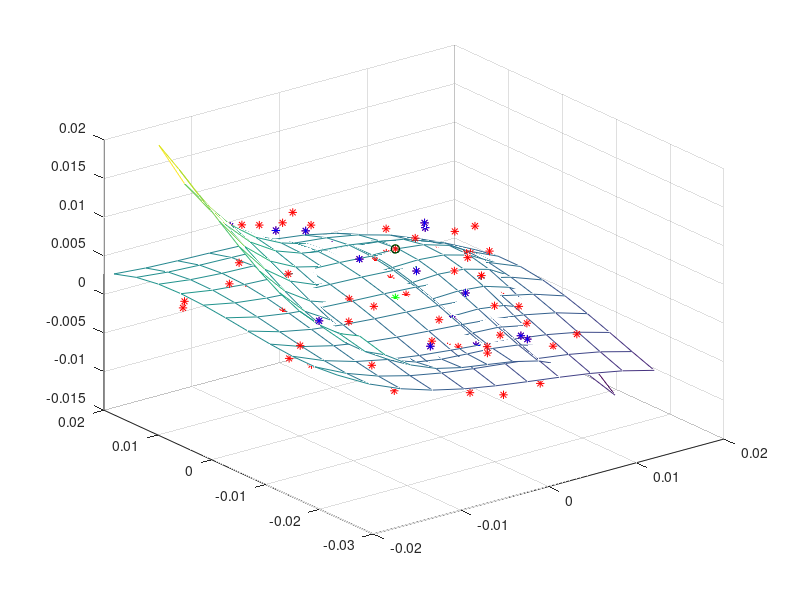

Write the MATLAB code that produced this figure.
% surfC.m










hold off;




ox = -0.0002775091987153866;
oy = -0.001993831373138494;
oz = 0.006876112162456427;

countX = 11;
countY = 11;
x = [-0.0189164272878804,-0.015300521503804643,-0.011684615719728886,-0.00806870993565313,-0.004452804151577372,-0.0008368983675016151,0.0027790074165741398,0.006394913200649898,0.010010818984725656,0.013626724768801411,0.01724263055287717,-0.0189164272878804,-0.015300521503804643,-0.011684615719728886,-0.00806870993565313,-0.004452804151577372,-0.0008368983675016151,0.0027790074165741398,0.006394913200649898,0.010010818984725656,0.013626724768801411,0.01724263055287717,-0.0189164272878804,-0.015300521503804643,-0.011684615719728886,-0.00806870993565313,-0.004452804151577372,-0.0008368983675016151,0.0027790074165741398,0.006394913200649898,0.010010818984725656,0.013626724768801411,0.01724263055287717,-0.0189164272878804,-0.015300521503804643,-0.011684615719728886,-0.00806870993565313,-0.004452804151577372,-0.0008368983675016151,0.0027790074165741398,0.006394913200649898,0.010010818984725656,0.013626724768801411,0.01724263055287717,-0.0189164272878804,-0.015300521503804643,-0.011684615719728886,-0.00806870993565313,-0.004452804151577372,-0.0008368983675016151,0.0027790074165741398,0.006394913200649898,0.010010818984725656,0.013626724768801411,0.01724263055287717,-0.0189164272878804,-0.015300521503804643,-0.011684615719728886,-0.00806870993565313,-0.004452804151577372,-0.0008368983675016151,0.0027790074165741398,0.006394913200649898,0.010010818984725656,0.013626724768801411,0.01724263055287717,-0.0189164272878804,-0.015300521503804643,-0.011684615719728886,-0.00806870993565313,-0.004452804151577372,-0.0008368983675016151,0.0027790074165741398,0.006394913200649898,0.010010818984725656,0.013626724768801411,0.01724263055287717,-0.0189164272878804,-0.015300521503804643,-0.011684615719728886,-0.00806870993565313,-0.004452804151577372,-0.0008368983675016151,0.0027790074165741398,0.006394913200649898,0.010010818984725656,0.013626724768801411,0.01724263055287717,-0.0189164272878804,-0.015300521503804643,-0.011684615719728886,-0.00806870993565313,-0.004452804151577372,-0.0008368983675016151,0.0027790074165741398,0.006394913200649898,0.010010818984725656,0.013626724768801411,0.01724263055287717,-0.0189164272878804,-0.015300521503804643,-0.011684615719728886,-0.00806870993565313,-0.004452804151577372,-0.0008368983675016151,0.0027790074165741398,0.006394913200649898,0.010010818984725656,0.013626724768801411,0.01724263055287717,-0.0189164272878804,-0.015300521503804643,-0.011684615719728886,-0.00806870993565313,-0.004452804151577372,-0.0008368983675016151,0.0027790074165741398,0.006394913200649898,0.010010818984725656,0.013626724768801411,0.01724263055287717];
y = [-0.021543126662799145,-0.021543126662799145,-0.021543126662799145,-0.021543126662799145,-0.021543126662799145,-0.021543126662799145,-0.021543126662799145,-0.021543126662799145,-0.021543126662799145,-0.021543126662799145,-0.021543126662799145,-0.01739928829300698,-0.01739928829300698,-0.01739928829300698,-0.01739928829300698,-0.01739928829300698,-0.01739928829300698,-0.01739928829300698,-0.01739928829300698,-0.01739928829300698,-0.01739928829300698,-0.01739928829300698,-0.013255449923214813,-0.013255449923214813,-0.013255449923214813,-0.013255449923214813,-0.013255449923214813,-0.013255449923214813,-0.013255449923214813,-0.013255449923214813,-0.013255449923214813,-0.013255449923214813,-0.013255449923214813,-0.009111611553422647,-0.009111611553422647,-0.009111611553422647,-0.009111611553422647,-0.009111611553422647,-0.009111611553422647,-0.009111611553422647,-0.009111611553422647,-0.009111611553422647,-0.009111611553422647,-0.009111611553422647,-0.004967773183630481,-0.004967773183630481,-0.004967773183630481,-0.004967773183630481,-0.004967773183630481,-0.004967773183630481,-0.004967773183630481,-0.004967773183630481,-0.004967773183630481,-0.004967773183630481,-0.004967773183630481,-0.0008239348138383146,-0.0008239348138383146,-0.0008239348138383146,-0.0008239348138383146,-0.0008239348138383146,-0.0008239348138383146,-0.0008239348138383146,-0.0008239348138383146,-0.0008239348138383146,-0.0008239348138383146,-0.0008239348138383146,0.0033199035559538514,0.0033199035559538514,0.0033199035559538514,0.0033199035559538514,0.0033199035559538514,0.0033199035559538514,0.0033199035559538514,0.0033199035559538514,0.0033199035559538514,0.0033199035559538514,0.0033199035559538514,0.007463741925746014,0.007463741925746014,0.007463741925746014,0.007463741925746014,0.007463741925746014,0.007463741925746014,0.007463741925746014,0.007463741925746014,0.007463741925746014,0.007463741925746014,0.007463741925746014,0.011607580295538183,0.011607580295538183,0.011607580295538183,0.011607580295538183,0.011607580295538183,0.011607580295538183,0.011607580295538183,0.011607580295538183,0.011607580295538183,0.011607580295538183,0.011607580295538183,0.01575141866533035,0.01575141866533035,0.01575141866533035,0.01575141866533035,0.01575141866533035,0.01575141866533035,0.01575141866533035,0.01575141866533035,0.01575141866533035,0.01575141866533035,0.01575141866533035,0.019895257035122516,0.019895257035122516,0.019895257035122516,0.019895257035122516,0.019895257035122516,0.019895257035122516,0.019895257035122516,0.019895257035122516,0.019895257035122516,0.019895257035122516,0.019895257035122516];
z = [0.002547380467833176,0.0002765321744658616,-0.0014531272384252598,-0.0027429347161504426,-0.003694227204019948,-0.0044083416473440235,-0.00498661499143293,-0.00553038418159692,-0.006140986163146254,-0.0069197578813911835,-0.007968036281641964,0.0022807611993530263,0.00031680703639088705,-0.0011437629389636542,-0.0022022856720208543,-0.0029600981080909685,-0.0035185371924842507,-0.0039789398705109575,-0.004442643087481346,-0.00501098378870567,-0.005785298919494187,-0.0068669254251571485,0.0023158461944571603,0.0006334492063285154,-0.0005833682870611263,-0.0014359432310220223,-0.0020256125708644265,-0.0024537132518985955,-0.002821582219434784,-0.0032305564187832484,-0.003781972795254244,-0.004577168294158028,-0.005717479860804855,0.0025600854963593695,0.0011339087274925392,0.0001355067604961163,-0.0005364573499401551,-0.000983320549126531,-0.001306419782373266,-0.001607091994990617,-0.001986674132288838,-0.002546503139578187,-0.0033879159621689175,-0.004612249545371288,0.002920929148273447,0.001725635643096751,0.0009203122469218671,0.0004036220144385397,0.00007422800033651228,-0.00016920674069446982,-0.0004280191539646625,-0.0008035461847843219,-0.0013971247784637037,-0.0023100918803130623,-0.003643784435642655,0.0033058271934131847,0.002316079996354943,0.0016784982154299175,0.001291744905327853,0.0010544831207384938,0.0008653759163515847,0.0006230863468568695,0.00022627746694409216,-0.0004263876686970026,-0.0014362460053766696,-0.002904634488405166,0.003622229674992375,0.0028126918304809067,0.0023175147092340596,0.0020353613659415785,0.0018648948552932069,0.0017047782319786898,0.001453674550687772,0.0010102468661101966,0.00027315823293570806,-0.0008589282941459477,-0.0024873496604450283,0.0037775866362248097,0.0031229211886884345,0.002744811771548086,0.002541921439493507,0.002412913247214443,0.0022564502494006374,0.0019711955007418363,0.0014558120559277827,0.0006089629696482207,-0.0006706887034071041,-0.002484479908548449,0.0036793481203242816,0.0031542181141913195,0.002867839445585788,0.002718875169197432,0.0026059883397159945,0.0024278420118312213,0.002083099240232856,0.0014704230796106438,0.0004884765846543276,-0.0009640771899463464,-0.0029885751895016373,0.0032349641705045843,0.002814032650203354,0.0025940477745609583,0.0024736725982671447,0.0023515701760116556,0.002126403562484233,0.0016968358123746244,0.0009615299803725715,-0.00018085087883217867,-0.0018316437105498832,-0.004092185460090798,0.002351884829979505,0.002009814839938328,0.0018308868016873904,0.0017137637699164376,0.001557108799315214,0.001259584944573463,0.0007198552603809301,-0.0001634171985726426,-0.0014915693775975083,-0.003365938222003921,-0.005887860677102142];
px = [-0.0002775091987153866,0.0031579326864332735,0.0010286125131469537,-0.0034127584783634757,-0.004693658196831818,0.0016675288578815173,0.006003558641036799,0.0006858750170300465,-0.002346228004815265,-0.00021598268465067294,-0.0021826360785310306,-0.004102122258812013,-0.0005218966693676386,0.006033110682530984,0.005155416208990182,0.0009688619617934102,0.004036449190587321,0.004910523595372307,-0.00016578328563504607,-0.006869283960181438,-0.0074719512103158525,0.00111422470658884,0.002586149810726135,0.002757233630636624,-0.00672868264471993,-0.011006717432023416,0.007744498508418629,0.009526868821219225,0.009322248433498381,0.0075403131764378295,-0.0086424794721488,-0.009022051051324143,-0.009022906667851383,0.004626609011956606,-0.00265082231788466,0.00888086188122661,0.0045019390812545135,0.009457377530680988,-0.007160748436992159,0.0045690063885943655,-0.011993067985415218,-0.0024822380970263014,0.010145617961201392,-0.0005267214289686462,-0.005130836629915092,0.00817205019425099,0.00014730078657482215,0.009767367268988414,0.006235073711300054,0.0020492604375164647,-0.012184492407000536,-0.013574662073340904,0.004977439140651629,-0.011958057622489915,-0.012217108988243242,-0.00432629742945978,-0.014071350452357245,0.010198848476352829,0.011970859246739907,0.012063227511980301,-0.004462820613594154,0.0021465420011345104,-0.009726680137042365,0.007700899206340872,-0.009929945182596989,-0.015329850426802738,-0.005282815959248233,-0.007257740400397006,-0.014412262118292496,0.008092633896335077,0.006059685842877194,0.0023068367399241563,-0.003394040871557147,-0.00578820382893136,0.009885515258224842,-0.0017795568522323002,-0.00237723274830387,0.006499467215779209,0.0007142496137353405,-0.01435598225346807,0.013703847131426306,-0.007038195307619288,-0.0189164272878804,0.0033851780913595197,0.014724549057100633,0.008833970188849016,0.015357780202767124,-0.007595271286385152,-0.016823452896502444,-0.004431624409324653,0.009585313370643278,-0.007961499509968883,-0.004233607001091044,-0.011912870814174803,0.009213846426203154,0.01594500717528108,-0.00027317489717271215,-0.0014949744078240346,-0.009639263832136424,0.014583889440130893,0.009981488617617107,0.008705641263555053,0.01724263055287717,-0.0030947570668820035,0.011713545061273978,-0.016646935922431938,-0.01786832549433337,-0.018559463512836216,0.016573051426812868,0.0014572053631292659,0.002447417599960422,-0.0032154965560879933,-0.01634319960336228,-0.002105529870604639,0.004137362164310376,0.013535482196175508,0.004846355711625228,0.00004891138365376024,0.005124844492794822,0.010654860468943816];
py = [-0.001993831373138494,-0.000313372094800507,-0.0018509933670126655,-0.0031037700532551837,-0.0006216418223960185,0.002103348316009779,-0.002723614117721457,-0.003538125437322487,0.0014723665937926012,0.003139333134684813,-0.002119712897399567,0.0015622914124064913,-0.005114688177947108,-0.004746974636225948,0.0031394946564900494,-0.00807322140407507,0.004048967155448169,-0.002773632405809856,-0.006564292411347317,0.0012725292221381357,-0.005060595207263041,0.006955364535091768,0.00646556917900401,-0.007625936298568586,-0.004253212476110241,0.00043539742486081723,0.005656396459444962,0.0005607073494272308,-0.0023464027947680266,-0.004283382012149783,0.0024099349093733846,-0.0052554222619445035,0.0033993562330645044,0.007681133711189059,0.009800419560203971,0.0034008982897793805,0.007949651042040401,-0.0017056937365231561,0.005789439181582062,-0.012519624938565954,-0.00006542277031293398,0.011078035605346509,-0.004641995113346203,-0.012095071690417292,0.01030639514770898,-0.011171395322646188,-0.012963213466906293,0.006831046010968039,0.009081203151500183,-0.013169597308524628,0.004069624483253237,-0.0006537672201052391,-0.012899240533914308,0.006763139973856358,0.007583967778804046,-0.01537565015896425,-0.00424005621090931,-0.005537985029965303,0.004753018082272242,-0.0031777655478338884,0.013385424102949406,-0.015082402893759755,0.011122848214559666,-0.013423062346620135,-0.012005319003454112,0.001462538278621417,-0.016645500696514437,-0.012591366822072791,-0.010845849117263606,0.010883126079941546,-0.014983187180771101,0.013970195429621857,0.01374789492690598,0.01430155146309861,0.01087795493676652,0.014307621442789714,0.015534336027884094,-0.01546602510392775,-0.017471489497068338,-0.009351979844447189,0.006839841327946405,0.01377923891281349,-0.0015249603963884417,-0.016862967489716912,0.005765545831159985,0.010722425209187869,0.0009740211212349581,0.014981739841479852,-0.011265160714302974,-0.017347996131194615,-0.013117730774794334,0.01618234408489813,-0.018183218448851818,-0.0165732055198754,-0.015810467620370888,0.006951007103757928,-0.01836102447076743,-0.01784132752206702,-0.017043141437246584,0.011177665754157767,-0.012211905097844894,0.015139872519415093,-0.0013166749706460812,0.01815067523811764,-0.016166504061997045,0.01050995917787037,0.008798532876890836,-0.012037868654596912,0.01067379203076596,0.019895257035122516,0.018844348204886813,0.018991397956293343,0.0128803609170339,0.01948029871717516,0.018891193548921992,0.014967990218218069,-0.020549789861771445,-0.021543126662799145,0.01876622178321083,0.01753630372590137];
pz = [0.006876112162456427,0.0024196012926203103,0.0005024475990555999,0.0007545016668872861,0.0013233950504784042,0.0011817340485387184,0.0023308655832520175,-0.0010229256435737577,-0.00023063935033484917,0.0005104484515899843,-0.001726388816420732,-0.0002455520799194977,-0.0017619360369504067,0.0001124380104016165,0.0005851858054043424,-0.0007228451215394172,0.0003722054132140329,-0.001492089036737143,-0.001939630100810108,0.0001506264612792796,0.0006593858135943709,0.002256605730846628,0.0017663063780015698,-0.0013384014822103163,-0.001401606159704083,0.006162154723442725,0.005332662299688984,0.0019140324104549578,0.000585758642079437,-0.0012270548003993076,0.0003409270010689136,-0.000011236733354347272,0.0009884659545756902,0.0017263497381052595,0.006909920890237786,0.000696868330346101,0.0013259876358296951,-0.000822769379271171,-0.000022382932597930782,0.0013975693831829172,0.0017311724768936942,0.0057043258819622356,-0.0015856333552211055,-0.002484441567760287,0.0015889214881613656,-0.00022267106931095348,-0.0024360296778973556,0.0007158682560053364,-0.0006795928848772892,-0.00276208906830655,-0.000014731003066481563,-0.00014304866473358047,-0.0024005273794084347,0.0023447207500771894,0.00568555611970234,0.00046568406120628403,0.0003786651551126452,-0.0038707158864175195,0.0003669378383537314,-0.003012454697942979,0.005617454556359536,-0.002332788543167763,0.008695250463550686,-0.001534249629653761,-0.0016242922948369598,0.0007139547028826021,0.000509468277343772,-0.004115761576756971,0.004746973935612742,-0.000020815250304506705,-0.0021475805278445836,0.0014173532237975461,0.0009262515916467207,0.006435513819167404,0.0010290734131833679,0.00020265111129380564,0.005284907886433321,-0.002569006103355753,-0.0019538801913561166,-0.0014320412475732347,-0.0007837527189555882,-0.0004036864607833701,0.007936151602921493,-0.0040013059687913355,-0.0019738554107768813,-0.004049832943663567,-0.0037455017432288518,0.0014050315147116077,0.0024149515243004904,-0.004417466355284505,-0.006006545576433653,0.006350046623783467,-0.0038055391405613648,0.000054380514320162554,-0.00421040634183667,-0.0012630221815826959,-0.005034036390367702,-0.006286339343836822,-0.003793206433265195,0.00035206402401444237,-0.008208177415953033,-0.0010666637088595499,-0.004629888169458085,0.0011261526190819993,-0.0033045562087066216,0.0011161290506481736,0.0011878135773665255,0.0015404874103217558,0.0005909322473826029,0.004051832031209512,-0.0006007850353799693,-0.000320537947614441,0.0022307946255274436,0.0003722721654392247,-0.0005992346544503313,-0.00005525343992351939,-0.0061679120474698035,-0.005850785260361646,-0.0024503869455122507,-0.00013581487978353568];

az = 0.0005565786092083388;




tx = reshape(x, countX,countY);
ty = reshape(y, countX,countY);
tz = reshape(z, countX,countY);

hold off;
mesh(tx, ty, tz);

hold on;
plot3(px,py,pz, 'r*');
plot3(ox,oy,oz, 'go');
plot3(ox,oy,az, 'g*');





countX = 11;
countY = 11;
x = [-0.014412262118292496,-0.011498581000753183,-0.00858489988321387,-0.005671218765674557,-0.0027575376481352443,0.00015614346940406865,0.0030698245869433816,0.0059835057044826945,0.008897186822022007,0.01181086793956132,0.014724549057100633,-0.014412262118292496,-0.011498581000753183,-0.00858489988321387,-0.005671218765674557,-0.0027575376481352443,0.00015614346940406865,0.0030698245869433816,0.0059835057044826945,0.008897186822022007,0.01181086793956132,0.014724549057100633,-0.014412262118292496,-0.011498581000753183,-0.00858489988321387,-0.005671218765674557,-0.0027575376481352443,0.00015614346940406865,0.0030698245869433816,0.0059835057044826945,0.008897186822022007,0.01181086793956132,0.014724549057100633,-0.014412262118292496,-0.011498581000753183,-0.00858489988321387,-0.005671218765674557,-0.0027575376481352443,0.00015614346940406865,0.0030698245869433816,0.0059835057044826945,0.008897186822022007,0.01181086793956132,0.014724549057100633,-0.014412262118292496,-0.011498581000753183,-0.00858489988321387,-0.005671218765674557,-0.0027575376481352443,0.00015614346940406865,0.0030698245869433816,0.0059835057044826945,0.008897186822022007,0.01181086793956132,0.014724549057100633,-0.014412262118292496,-0.011498581000753183,-0.00858489988321387,-0.005671218765674557,-0.0027575376481352443,0.00015614346940406865,0.0030698245869433816,0.0059835057044826945,0.008897186822022007,0.01181086793956132,0.014724549057100633,-0.014412262118292496,-0.011498581000753183,-0.00858489988321387,-0.005671218765674557,-0.0027575376481352443,0.00015614346940406865,0.0030698245869433816,0.0059835057044826945,0.008897186822022007,0.01181086793956132,0.014724549057100633,-0.014412262118292496,-0.011498581000753183,-0.00858489988321387,-0.005671218765674557,-0.0027575376481352443,0.00015614346940406865,0.0030698245869433816,0.0059835057044826945,0.008897186822022007,0.01181086793956132,0.014724549057100633,-0.014412262118292496,-0.011498581000753183,-0.00858489988321387,-0.005671218765674557,-0.0027575376481352443,0.00015614346940406865,0.0030698245869433816,0.0059835057044826945,0.008897186822022007,0.01181086793956132,0.014724549057100633,-0.014412262118292496,-0.011498581000753183,-0.00858489988321387,-0.005671218765674557,-0.0027575376481352443,0.00015614346940406865,0.0030698245869433816,0.0059835057044826945,0.008897186822022007,0.01181086793956132,0.014724549057100633,-0.014412262118292496,-0.011498581000753183,-0.00858489988321387,-0.005671218765674557,-0.0027575376481352443,0.00015614346940406865,0.0030698245869433816,0.0059835057044826945,0.008897186822022007,0.01181086793956132,0.014724549057100633];
y = [-0.01836102447076743,-0.01836102447076743,-0.01836102447076743,-0.01836102447076743,-0.01836102447076743,-0.01836102447076743,-0.01836102447076743,-0.01836102447076743,-0.01836102447076743,-0.01836102447076743,-0.01836102447076743,-0.014635802668798487,-0.014635802668798487,-0.014635802668798487,-0.014635802668798487,-0.014635802668798487,-0.014635802668798487,-0.014635802668798487,-0.014635802668798487,-0.014635802668798487,-0.014635802668798487,-0.014635802668798487,-0.010910580866829545,-0.010910580866829545,-0.010910580866829545,-0.010910580866829545,-0.010910580866829545,-0.010910580866829545,-0.010910580866829545,-0.010910580866829545,-0.010910580866829545,-0.010910580866829545,-0.010910580866829545,-0.0071853590648606035,-0.0071853590648606035,-0.0071853590648606035,-0.0071853590648606035,-0.0071853590648606035,-0.0071853590648606035,-0.0071853590648606035,-0.0071853590648606035,-0.0071853590648606035,-0.0071853590648606035,-0.0071853590648606035,-0.00346013726289166,-0.00346013726289166,-0.00346013726289166,-0.00346013726289166,-0.00346013726289166,-0.00346013726289166,-0.00346013726289166,-0.00346013726289166,-0.00346013726289166,-0.00346013726289166,-0.00346013726289166,0.0002650845390772816,0.0002650845390772816,0.0002650845390772816,0.0002650845390772816,0.0002650845390772816,0.0002650845390772816,0.0002650845390772816,0.0002650845390772816,0.0002650845390772816,0.0002650845390772816,0.0002650845390772816,0.0039903063410462215,0.0039903063410462215,0.0039903063410462215,0.0039903063410462215,0.0039903063410462215,0.0039903063410462215,0.0039903063410462215,0.0039903063410462215,0.0039903063410462215,0.0039903063410462215,0.0039903063410462215,0.007715528143015165,0.007715528143015165,0.007715528143015165,0.007715528143015165,0.007715528143015165,0.007715528143015165,0.007715528143015165,0.007715528143015165,0.007715528143015165,0.007715528143015165,0.007715528143015165,0.011440749944984108,0.011440749944984108,0.011440749944984108,0.011440749944984108,0.011440749944984108,0.011440749944984108,0.011440749944984108,0.011440749944984108,0.011440749944984108,0.011440749944984108,0.011440749944984108,0.015165971746953048,0.015165971746953048,0.015165971746953048,0.015165971746953048,0.015165971746953048,0.015165971746953048,0.015165971746953048,0.015165971746953048,0.015165971746953048,0.015165971746953048,0.015165971746953048,0.018891193548921992,0.018891193548921992,0.018891193548921992,0.018891193548921992,0.018891193548921992,0.018891193548921992,0.018891193548921992,0.018891193548921992,0.018891193548921992,0.018891193548921992,0.018891193548921992];
z = [0.0051995688883561065,0.001853336574779528,-0.00034935584607578537,-0.001697065966371755,-0.002478351378270301,-0.0029817696739333458,-0.003495878445522809,-0.004309235285200611,-0.005710397785128675,-0.007987923537468923,-0.01143037013438327,0.004306583337372261,0.0010992689677195653,-0.0009263351016778724,-0.002058786462981974,-0.0025866427083546606,-0.0027984614299578527,-0.0029828002199534702,-0.003428216670503437,-0.004423268373769671,-0.006256512921914096,-0.009216507907098631,0.00423293017673653,0.001077747099539905,-0.000857555269867472,-0.0018615345236475199,-0.0022227482539621595,-0.002229754052973311,-0.0021711095128428984,-0.002335372225732841,-0.0030110997838050588,-0.004486849779221475,-0.007051179804144008,0.004852004538030119,0.0016621661018217492,-0.0002696212190633784,-0.0012319150167871857,-0.0015132728835115913,-0.0014022524113985178,-0.0011874111926098864,-0.001157306819307617,-0.001600496883653632,-0.002805538977809851,-0.005060990693938196,0.006037201552834233,0.002725921106146306,0.0007108621823156136,-0.000296532810819765,-0.0005848214654217504,-0.00044256137365226414,-0.00015831012767322702,-0.000020625319646560092,-0.0003180645417341847,-0.0013391853860980213,-0.003372545444899991,0.007661916352730076,0.004142407244094778,0.001957290065850709,0.0008180072258359451,0.0004360011318885669,0.0005227141918466531,0.0007895888135482826,0.0009480674048315341,0.0007095923735344865,-0.0002143938725047803,-0.002112448925448187,0.009599544069298853,0.005785019647248372,0.003343057563123112,0.00198510022476115,0.001422590040000566,0.001366969416679439,0.0015296807626358475,0.0016221664857078712,0.001355868993733588,0.0004422306945510771,-0.001407306004001582,0.01172347983412177,0.007527153447188295,0.0047415598057140304,0.0030781413175370565,0.0022483403904954534,0.0019635994324273005,0.0019353608511706744,0.0018750670545636563,0.0014941604504443242,0.0005040834466507569,-0.001383721548978966,0.013907118778780033,0.009242203775495747,0.0060261919252046665,0.003970525635744867,0.002786647314954433,0.0021859993706714403,0.0018800242107339673,0.0015801642429800942,0.0009978618752479003,-0.0001554404846245375,-0.002168300428799137,0.016023856034854844,0.010803565763751938,0.007070349053176225,0.00453564831096579,0.0029109059449587103,0.0019075643629930651,0.0012370659729069317,0.0006108531825383915,-0.00025963160027447766,-0.0016629459676935985,-0.0038876475118808877,0.017947086733927416,0.012084634543538069,0.0077474263212099145,0.004646904474781029,0.0024945114120894884,0.0010016895409733777,-0.00012011873072922908,-0.0011594709951802495,-0.0024049248445416078,-0.004145037870975225,-0.006668367666643018];
px = [0.0031579326864332735,-0.004102122258812013,-0.0005218966693676386,0.006033110682530984,0.00111422470658884,0.002757233630636624,0.007744498508418629,-0.007160748436992159,-0.0024822380970263014,0.0020492604375164647,0.010198848476352829,-0.004462820613594154,-0.005282815959248233,-0.014412262118292496,0.006059685842877194,0.0023068367399241563,0.006499467215779209,0.014724549057100633,0.008833970188849016,-0.007961499509968883,-0.004233607001091044,-0.00027317489717271215,0.004137362164310376,0.013535482196175508,0.005124844492794822];
py = [-0.000313372094800507,0.0015622914124064913,-0.005114688177947108,-0.004746974636225948,0.006955364535091768,-0.007625936298568586,0.005656396459444962,0.005789439181582062,0.011078035605346509,-0.013169597308524628,-0.005537985029965303,0.013385424102949406,-0.016645500696514437,-0.010845849117263606,-0.014983187180771101,0.013970195429621857,-0.01546602510392775,0.005765545831159985,0.010722425209187869,0.01618234408489813,-0.018183218448851818,-0.01836102447076743,0.018891193548921992,0.014967990218218069,0.01876622178321083];
pz = [0.0024196012926203103,-0.0002455520799194977,-0.0017619360369504067,0.0001124380104016165,0.002256605730846628,-0.0013384014822103163,0.005332662299688984,-0.000022382932597930782,0.0057043258819622356,-0.00276208906830655,-0.0038707158864175195,0.005617454556359536,0.000509468277343772,0.004746973935612742,-0.0021475805278445836,0.0014173532237975461,-0.002569006103355753,-0.0019738554107768813,-0.004049832943663567,0.006350046623783467,-0.0038055391405613648,-0.005034036390367702,-0.0005992346544503313,-0.00005525343992351939,-0.0024503869455122507];

az = -0.00009266660687545212;


tx = reshape(x, countX,countY);
ty = reshape(y, countX,countY);
tz = reshape(z, countX,countY);

% hold off;
mesh(tx, ty, tz);

hold on;
plot3(px,py,pz, 'b*');
plot3(ox,oy,oz, 'ko');
plot3(ox,oy,az, 'k*');



































%

% ...